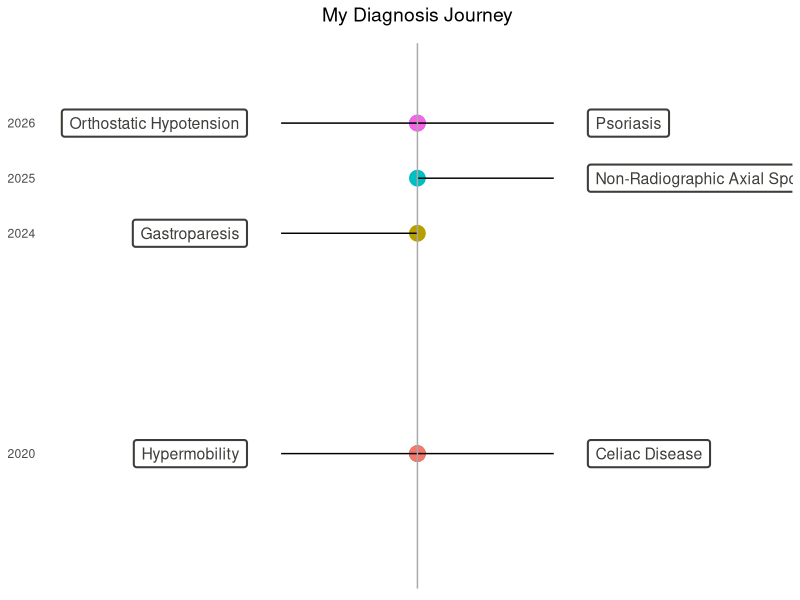

Reproduce this figure in R.
## ---- chunk 1
library(ggplot2)
  
diseases <- data.frame(
  year = c(2020, 2020, 2024, 2025, 2026, 2026),
  diagnosis = c(
    "Hypermobility",
    "Celiac Disease",
    "Gastroparesis",
    "Non-Radiographic Axial Spondyloarthritis",
    "Orthostatic Hypotension",
    "Psoriasis"
  ),
  side = c(-1, 1, -1, 1, -1, 1)
)

ggplot(diseases, aes(x = side, y = year)) +
  geom_hline(yintercept = unique(diseases$year),
             color = "white", linewidth = 0.5) +
  geom_point(aes(x = 0, color = diagnosis), size = 5) +
  geom_segment(aes(x = 0), xend = diseases$side * 0.6) +
  geom_vline(xintercept = 0, color = "darkgray") +
    geom_label(aes(x = side * 0.75, label = diagnosis),
             size = 4, label.size = 0.7,
             label.padding = unit(0.4, "lines"),
             hjust = ifelse(diseases$side == -1, 1, 0),
             color = "#3d3d3a", fill = "white") +
  scale_y_continuous(breaks = c(2020, 2024, 2025, 2026),
                     limits = c(2018, 2027)) +
  scale_x_continuous(limits = c(-1.5, 1.5)) +
  labs(title = "My Diagnosis Journey",
       x = NULL, y = NULL) +
  theme_minimal() +
  theme(
    axis.text.x = element_blank(),
    axis.ticks.x = element_blank(),
    panel.grid = element_blank(),
    plot.title = element_text(size = 14, hjust = 0.5, margin = margin(b = 12)),
    legend.position = "none"
  )
